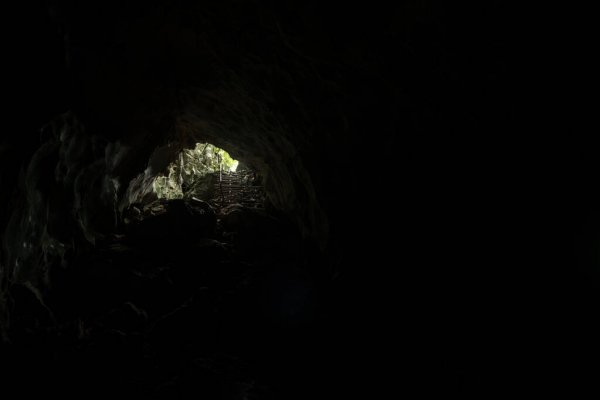
//> input picture exercicio7/caverna.jpg, 600 x 400 px
$ ./homomorphic caverna.jpg   (built with g++ and OpenCV 4)
//> lines starting //> are read from the running program, lines starting //| are printed output that depends on the picture
#include <iostream>
#include <opencv2/opencv.hpp>
#include <vector>

#define RADIUS 20

using namespace cv;
using namespace std;

Mat imaginaryInput, complexImage, multsp;
Mat padded, filter, mag, imFiltrado;
Mat image, imagegray, tmp, magI;
Mat_<float> realInput, log_realInput, zeros, exp_idft, ones;
Mat backgroundImage;
vector<Mat> planos;

int gammaL_slider = 2, gammaH_slider = 20, C_slider = 1, D0_slider = 5;
const int gammaL_max = 10, gammaH_max = 50, C_max = 100, D0_max = 200;
double gammaL, gammaH, C, D0;

int dft_M, dft_N;

// troca os quadrantes da imagem da DFT
void deslocaDFT(cv::Mat &image)
{
    Mat tmp, A, B, C, D;

    // se a imagem tiver tamanho impar, recorta a regiao para
    // evitar cópias de tamanho desigual
    image = image(Rect(0, 0, image.cols & -2, image.rows & -2));
    int cx = image.cols / 2;
    int cy = image.rows / 2;

    // reorganiza os quadrantes da transformada
    // A B   ->  D C
    // C D       B A
    A = image(Rect(0, 0, cx, cy));
    B = image(Rect(cx, 0, cx, cy));
    C = image(Rect(0, cy, cx, cy));
    D = image(Rect(cx, cy, cx, cy));

    // A <-> D
    A.copyTo(tmp);
    D.copyTo(A);
    tmp.copyTo(D);

    // C <-> B
    C.copyTo(tmp);
    B.copyTo(C);
    tmp.copyTo(B);
}

void filtragem()
{
    // parte imaginaria da matriz complexa (preenchida com zeros)
    zeros = Mat_<float>::zeros(padded.size());
    ones = Mat_<float>::zeros(padded.size());

    // prepara a matriz complexa para ser preenchida
    complexImage = Mat(padded.size(), CV_32FC2, Scalar(0));

    // limpa o array de matrizes que vao compor a
    // imagem complexa
    planos.clear();
    // cria a compoente real
    realInput = Mat_<float>(padded);

    //log
    realInput += Scalar::all(1);
    log(realInput, realInput);

    // insere as duas componentes no array de matrizes
    planos.push_back(realInput);
    planos.push_back(zeros);

    // combina o array de matrizes em uma unica
    // componente complexa
    merge(planos, complexImage);

    // calcula o dft
    dft(complexImage, complexImage);
    // realiza a troca de quadrantes
    deslocaDFT(complexImage);
    resize(complexImage, complexImage, padded.size());
    normalize(complexImage, complexImage, 0, 1, NORM_MINMAX);

    // a função de transferencia (filtro de frequencia) deve ter o
    // mesmo tamanho e tipo da matriz complexa
    filter = complexImage.clone();

    // cria uma matriz temporária para criar as componentes real
    // e imaginaria do filtro passa alta gaussiano
    tmp = Mat(dft_M, dft_N, CV_32F);
    float D;
    // prepara o filtro passa-alta ideal
    for (int i = 0; i < dft_M; i++)
    {
        for (int j = 0; j < dft_N; j++)
        {
            D = (i - dft_M / 2) * (i - dft_M / 2) + (j - dft_N / 2) * (j - dft_N / 2);
            tmp.at<float>(i, j) = (gammaH - gammaL) * (1 - exp(-C * (D / (D0 * D0)))) + gammaL;
        }
    }

    // cria a matriz com as componentes do filtro e junta
    // ambas em uma matriz multicanal complexa
    Mat comps[] = {tmp, tmp};
    merge(comps, 2, filter);

    // aplica o filtro de frequencia
    mulSpectrums(complexImage, filter, complexImage, 0);

    // troca novamente os quadrantes
    deslocaDFT(complexImage);

    // calcula a DFT inversa
    idft(complexImage, complexImage);

    // limpa o array de planos
    planos.clear();

    // separa as partes real e imaginaria da
    // imagem filtrada
    split(complexImage, planos);

    exp(planos[0], planos[0]);
    // normaliza a parte real para exibicao
    normalize(planos[0], planos[0], 0, 1, NORM_MINMAX);
    imFiltrado = planos[0].clone();
}

void on_trackbar(int, void *)
{
    gammaL = (double)gammaL_slider / 10;
    gammaH = (double)gammaH_slider / 10;
    C = (double)C_slider;
    D0 = (double)D0_slider;
    filtragem();
    imshow("Homomorphic", imFiltrado);
}

int main(int argc, char **argv)
{

    // valores ideais dos tamanhos da imagem
    // para calculo da DFT

    image = imread(argv[1], IMREAD_GRAYSCALE);
//> image: 400 rows x 600 cols, CV_8UC1; min 0, max 255, mean 3.8

    namedWindow("Homomorphic", WINDOW_NORMAL);
    imshow("Original", image);
    // identifica os tamanhos otimos para
    // calculo do FFT
    dft_M = getOptimalDFTSize(image.rows);
//> dft_M = 400
    dft_N = getOptimalDFTSize(image.cols);
//> dft_N = 600

    // realiza o padding da imagem
    copyMakeBorder(image, padded, 0, dft_M - image.rows, 0,
                   dft_N - image.cols, BORDER_CONSTANT,
                   Scalar::all(0));

    char TrackbarName[50];

    sprintf(TrackbarName, "Gamma L x %d", gammaL_max);
    createTrackbar(TrackbarName, "Homomorphic", &gammaL_slider, gammaL_max, on_trackbar);

    sprintf(TrackbarName, "Gamma H x %d", gammaH_max);
    createTrackbar(TrackbarName, "Homomorphic", &gammaH_slider, gammaH_max, on_trackbar);

    sprintf(TrackbarName, "C x %d", C_max);
    createTrackbar(TrackbarName, "Homomorphic", &C_slider, C_max, on_trackbar);

    sprintf(TrackbarName, "D0 x %d", D0_max);
    createTrackbar(TrackbarName, "Homomorphic", &D0_slider, D0_max, on_trackbar);

    waitKey(0);
//> in filtragem, `planos.push_back(realInput);`:
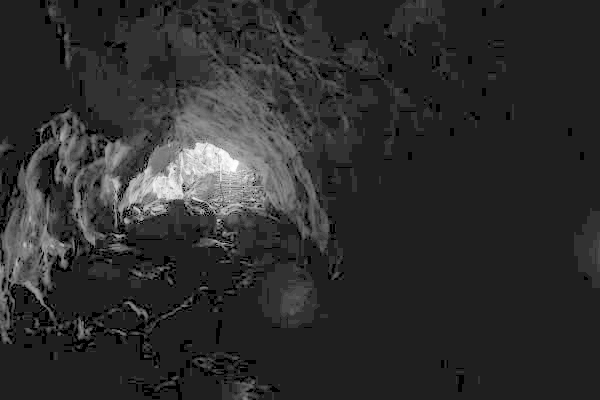
//> planos[0]: 400 rows x 600 cols, CV_32FC1; min 0, max 5.55, mean 1.01; drawn with min black and max white
//> in filtragem, `planos.push_back(zeros);`: planos[1]: 400 rows x 600 cols, CV_32FC1; every value is 0
//> after the loop in filtragem, `for (int i = 0; i < dft_M; i++)`:
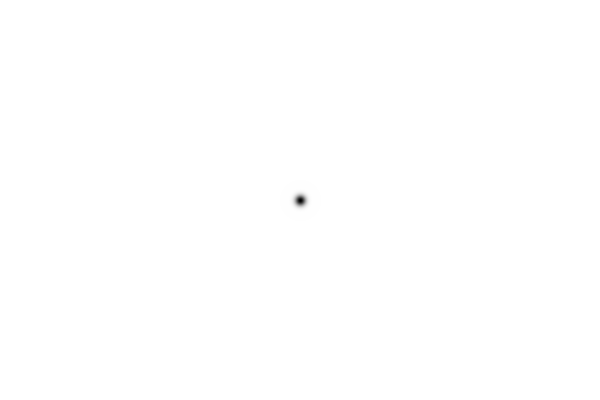
//> tmp: 400 rows x 600 cols, CV_32FC1; min 0.2, max 2, mean 2; drawn with min black and max white
//> in filtragem, `split(complexImage, planos);`:
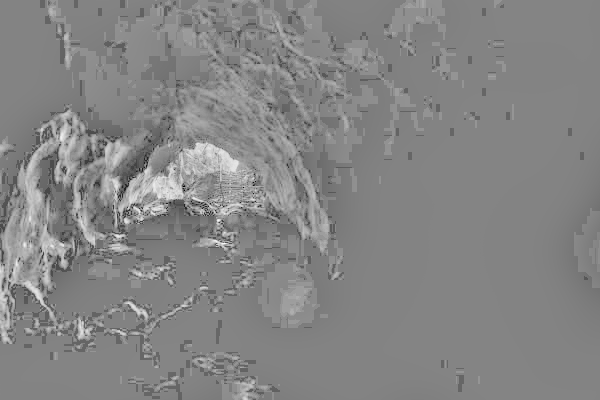
//> planos[0]: 400 rows x 600 cols, CV_32FC1; min -5.06, max 4.94, mean 0.169; drawn with min black and max white
//> in filtragem, `normalize(planos[0], planos[0], 0, 1, NORM_MINMAX);`:
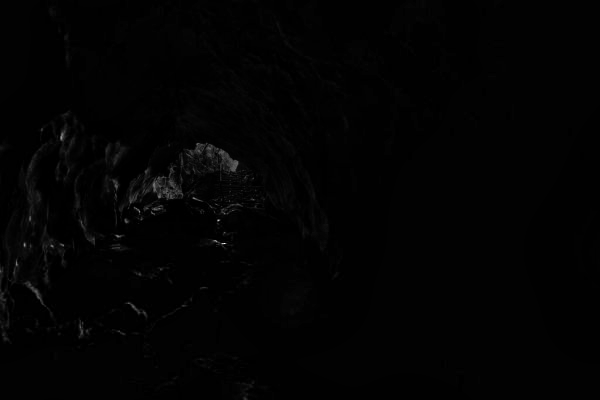
//> planos[0]: 400 rows x 600 cols, CV_32FC1; min 0, max 1, mean 0.012
    return 0;
}
